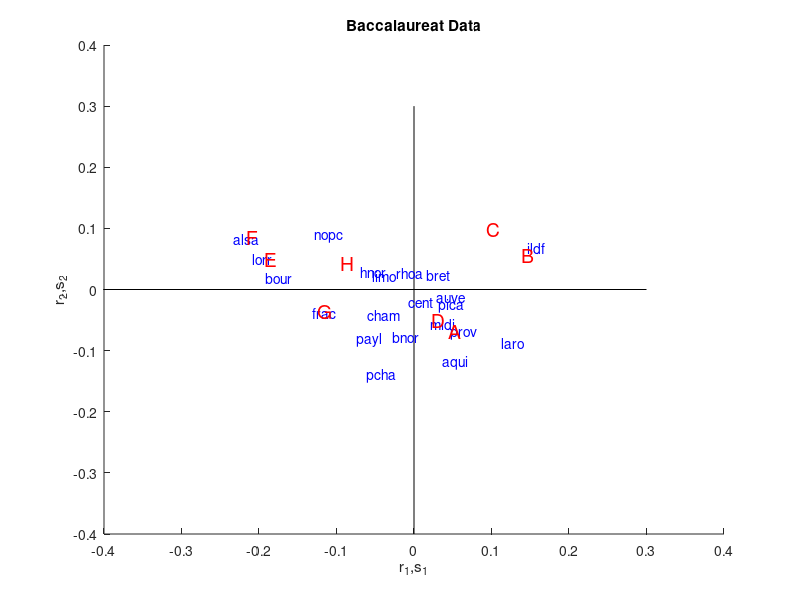

MATLAB code for this plot:
% ---------------------------------------------------------------------
% Book:         MVA
% ---------------------------------------------------------------------
% Quantlet:     MVAcorrbac
% ---------------------------------------------------------------------
% Description:  MVAcorrbac performs a correspondence analysis for the
%               baccalaureat data ("bac.dat"), shows the eigenvalues of 
%               the singular value decomposition of the chi-matrix and 
%               displays graphical its factorial decomposition. 
% ---------------------------------------------------------------------
% Usage:        MVAcorrbac
% ---------------------------------------------------------------------
% Inputs:       none
% ---------------------------------------------------------------------
% Output:       Correspondence analysis for the baccalaureat data 
%               ("bac.dat"), shows the eigenvalues of the singular 
%               value decomposition of the chi-matrix and displays 
%               graphically its factorial decomposition. 
% ---------------------------------------------------------------------
% Example:      Without Corsica
% ---------------------------------------------------------------------
% Author:       Wolfgang Haerdle, Vladimir Georgescu, Jorge Patron,
%               Song Song
% ---------------------------------------------------------------------

%Reading a file that does not contain only numerical data
x1 = textread('bac.dat','%s');

%Generating a vector of values
bac=str2double(x1);
k=1;
for i=2:length(bac)
    if or(bac(i)>0,bac(i)==0)
        y(k)=bac(i);
        k=k+1;
    end
end

%Generating the matrix form the vector
k=1;
j=1;
for i=1:length(y)
    x2(k,j)=y(i);
    j=j+1;
    if mod(j,9)==0
        k=k+1;
        j=1;
    end
end
x=x2(1:21,:);

a(1:length(x))=0;
for j=1:length(x)
    for i=1:8
        a(j)=a(j)+x(j,i);
    end
end

b(1:8)=0;
for j=1:length(x)
    for i=1:8
        b(i)=b(i)+x(j,i);
    end
end

e=a'*b/sum(a);
 
%Chi-matrix
cc=(x-e)./sqrt(e);
     
[g1,l1,d1]=svd(cc);

%Transforming the data so that the matrix is identical to the one in
%Explore. Obs: the 7-th column of the g matrix in Explore cannot be found
%in the Matlab g matrix
g2=g1(:,1:8);

g(:,1)=g2(:,1);
g(:,2)=-g2(:,2);
g(:,3)=g2(:,3);
g(:,4)=g2(:,4);
g(:,5)=g2(:,5);
g(:,6)=-g2(:,6);
g(:,7)=g2(:,8);
g(:,8)=-g2(:,7);

l=diag(l1)';

%Transforming the data so that the matrix is identical to the one in
%Explore
d(:,1)=d1(:,1);
d(:,2)=-d1(:,2);
d(:,3)=d1(:,3);
d(:,4)=d1(:,4);
d(:,5)=d1(:,5);
d(:,6)=-d1(:,6);
d(:,7)=d1(:,8);
d(:,8)=-d1(:,7);


%Eigenvalues and percentages
for i=1:8
    ll(i)=l(i)*l(i);
end
s=0;
for i=1:8
    s=s+ll(i);
end
cs(1)=ll(1);
for i=2:8
    cs(i)=cs(i-1)+ll(i);
end

aux=cs./s;
perc=[ll',aux'];

for i=1:8
    r1(:,i)=l(i)*g(:,i);
end
for i=1:length(x)
    r(i,:)=r1(i,:)/(sqrt(a(i))*(-1));
end

for i=1:8
    s1(:,i)=l(i)*d(:,i);
end


for i=1:8
    s1(i,:)=s1(i,:)/(sqrt(b(i))*(-1));
end
s=s1;

rr=r(:,1:2);
ss=s(:,1:2);


hold on 
title('Baccalaureat Data');
xlabel('r_1,s_1');
ylabel('r_2,s_2');
line([-0.4 0.3],[0 0],'Color','k')
line([0 0],[0.3 -0.4],'Color','k')
regions=['ildf'
       'cham'
       'pica'
       'hnor'
       'cent'
       'bnor'
       'bour'
       'nopc'
       'lorr'
       'alsa'
       'frac'
       'payl'
       'bret'
       'pcha'
       'aqui'
       'midi'
       'limo'
       'rhoa'
       'auve'
       'laro'
       'prov'];

for i=1:length(x)
    text(rr(i,1),rr(i,2),regions(i,1:4),'Color','b');
end

modalities=['A'
            'B'
            'C'
            'D'
            'E'
            'F'
            'G'
            'H'];

for i=1:8
     text(ss(i,1),ss(i,2),modalities(i,1),'Color','r','Fontsize',14);
end

hold off
    
  
